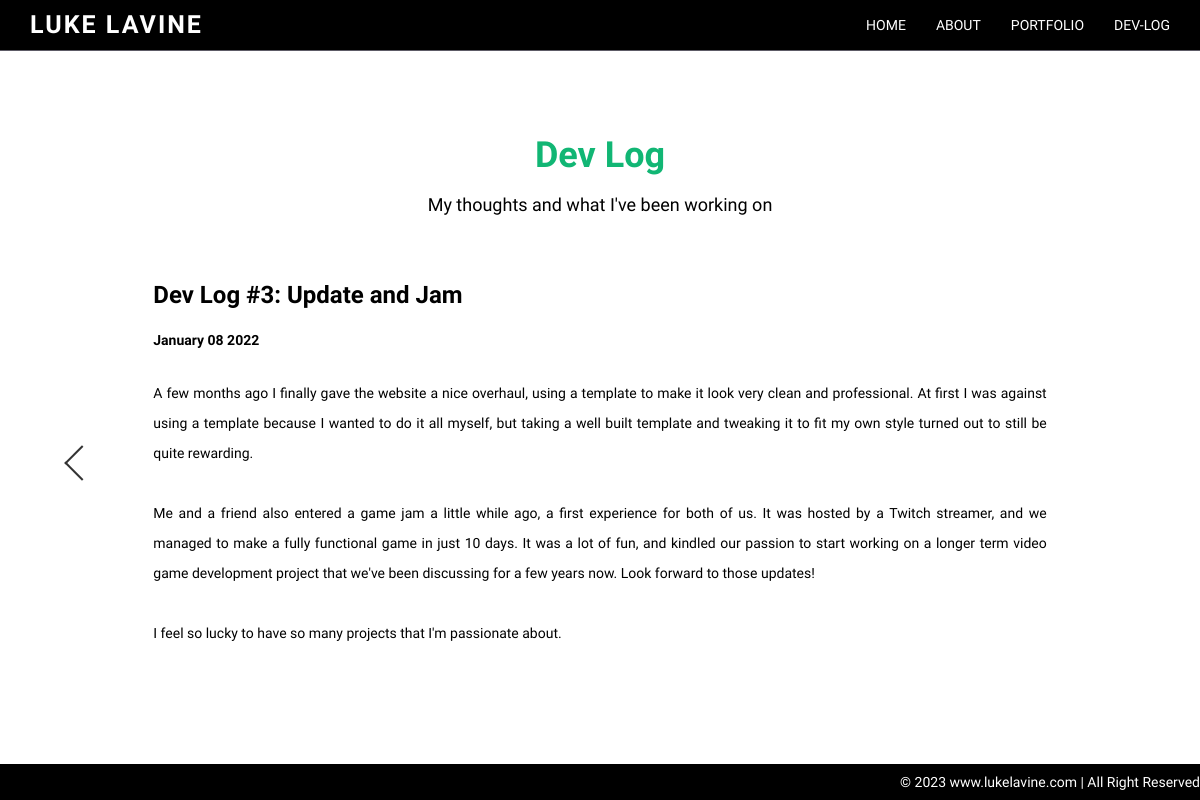
Screenshot of /blog/ with the database file from the repository.
### blog/models.py (models this page shows)
class Post(models.Model):
	id = models.IntegerField(primary_key=True)
	published = models.DateTimeField('date published')
	title = models.CharField(max_length = 100)
	text = models.TextField(blank=True)

### blog/views.py (the view)
# urls.py: path('', views.index, name='index'),
def index(request):
	post = Post.objects.latest('published')
	context = {
		"post": post,
		"prev": post.id-1,
		"next": 0
	}
	return render(request, "blog_detail.html", context)

### blog/templates/blog_detail.html
{% extends 'home/base.html' %}
{% load static %}
{% block head %}
	<link href="{% static 'blog/blog.css' %}" rel="stylesheet" />
{% endblock %}
{% block content %}
	<div class="container">
		<div class="row main-top-margin text-center">
            <h1>Dev Log</h1>
            <h4>My thoughts and what I've been working on</h4>
        </div>
		<div class="layout">
			{% if prev == 0 %}
			<div class="right-column"></div>
			{% else %}
			<a href="{% url 'blog:detail' prev %}" class="left-column">
				<div class="arrow" style="transform: translate(-50%, -50%) rotate(135deg);"></div>
			</a>
			{% endif %}
			<div class="middle-column text-justify">
				<h3> <strong>Dev Log #{{post.id}}: {{post.title}} </strong></h3>
				<p> <strong> {{post.published | date:"F d Y"}} </strong></p>
				<p> {{post.text|safe}} </p>
			</div>
			{% if next == 0 %}
			<div class="right-column"></div>
			{% else %}
			<a href="{% url 'blog:detail' next %}" class="right-column">
				<div class="arrow" style="transform: translate(-50%, -50%) rotate(-45deg);"></div>
			</a>
			{% endif %}
		</div>
	</div>
{% endblock %}

### home/static/assets/css/style.css (style rules this page uses)
body { font-family:'Open Sans', sans-serif; font-weight: 400; font-size: 14px; color: #000; margin-top: 40px; line-height:16px; }
h1, h2, h3, h4, h5, h6 { font-family:'Open Sans', sans-serif; font-weight: 500; line-height:40px; }
h1 { color:#11B674; font-weight: 700; }
.text-center { text-align: center; }
.main-top-margin { margin-top: 75px; }
a,a:hover { text-decoration:none; }
p { line-height: 30px; margin-bottom: 23px; }
.text-justify { text-align:justify; }

### blog/static/blog/blog.css (style rules this page uses)
.layout { display: flex; }
.left-column, .right-column { width: 10%; position: relative; }
.arrow { width: 25px; height: 25px; border: solid #333; border-width: 0 2px 2px 0; display: inline-block; position: absolute; top: 50%; left: 50%; }
.middle-column { width: 90%; padding: 20px; }

### rows the page displays
Post: id "3", title "Update and Jam", published "January 08 2022", text "A few months ago I finally gave the website a nice overhaul, using a template to make it look very clean and professional. At first I was against using a template because I wanted to do it all myself, but taking a well built template and tweaking it to fit my own style turned out to still be quite rewarding. Me and a friend also entered a game jam a little while ago, a first experience for both of us. It was hosted by a Twitch streamer, and we managed to make a fully functional game in just 10 days. It was a lot of fun, and kindled our passion to start working on a longer term video game development project that we've been discussing for a few years now. Look forward to those updates! I…"
